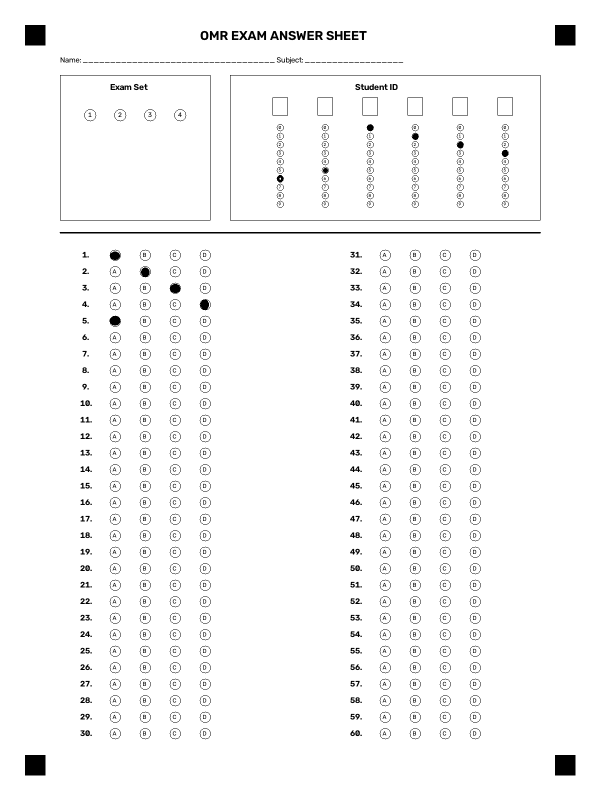
#> input picture test_filled_sheet.png, 1200 x 1600 px (shown at 1/2 size)
$ python -i omr_processor.py   (imports and definitions only)
#> lines starting #> are read from the running program, lines starting #| are printed output that depends on the picture; after the words box and inside, x2 and y2 are one past the last pixel; in counts of white or black regions, pixels touching at a corner belong together
#> further down, picture is the input picture: shape (1600, 1200, 3); min 0, max 255, mean 248.4
import cv2
import numpy as np

# [19 lines left out: function four_point_transform, not called in this run]

def find_paper_contour(image):
    gray = cv2.cvtColor(image, cv2.COLOR_BGR2GRAY)
    blurred = cv2.GaussianBlur(gray, (5, 5), 0)
    edged = cv2.Canny(blurred, 75, 200)
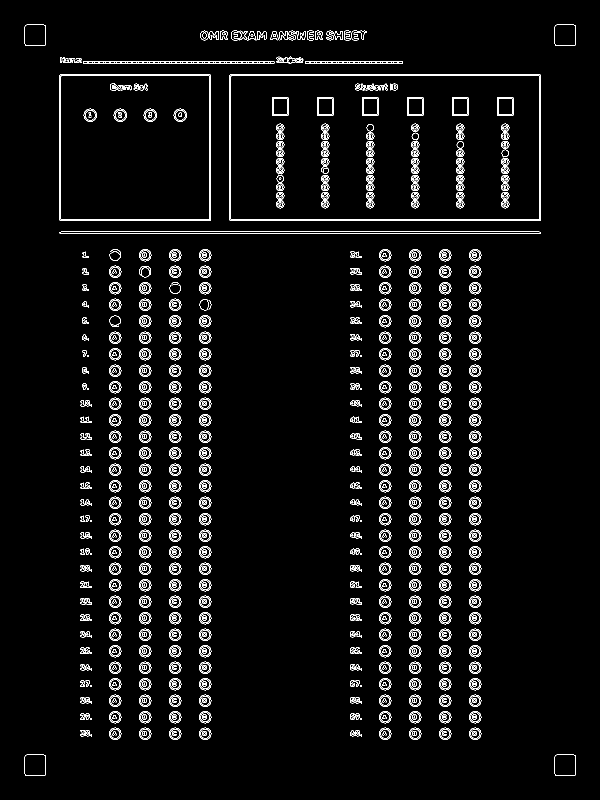
#> edged: shape (1600, 1200) (shown at 1/2 size); 3.7% white in thin lines or dots, all inside (x1, y1, x2, y2) = (49, 49, 1151, 1551)

    cnts, _ = cv2.findContours(edged.copy(), cv2.RETR_EXTERNAL, cv2.CHAIN_APPROX_SIMPLE)
#> cnts = 427 contours, 101 with area under 20; largest, box (x1, y1, x2, y2) and area: (459, 149, 1082, 442) 181622, (119, 149, 422, 442) 88182, (119, 463, 1082, 468) 3838, (1109, 1509, 1151, 1551) 1670, (49, 1509, 91, 1551) 1670
    cnts = sorted(cnts, key=cv2.contourArea, reverse=True)

    for c in cnts:
        peri = cv2.arcLength(c, True)
        approx = cv2.approxPolyDP(c, 0.02 * peri, True)
        if len(approx) == 4:
            return approx.reshape(4, 2)
#> this loop made 1 pass
#> (peri, approx) on pass 1: (1825.7, [[459, 150], [460, 441], [1081, 440], [1080, 149]])
    return None

# [82 lines left out: function process_omr, not called in this run]

>>> import cv2
>>> picture = cv2.imread('test_filled_sheet.png')
>>> result = find_paper_contour(picture)
#> result = [[459, 150], [460, 441], [1081, 440], [1080, 149]]
